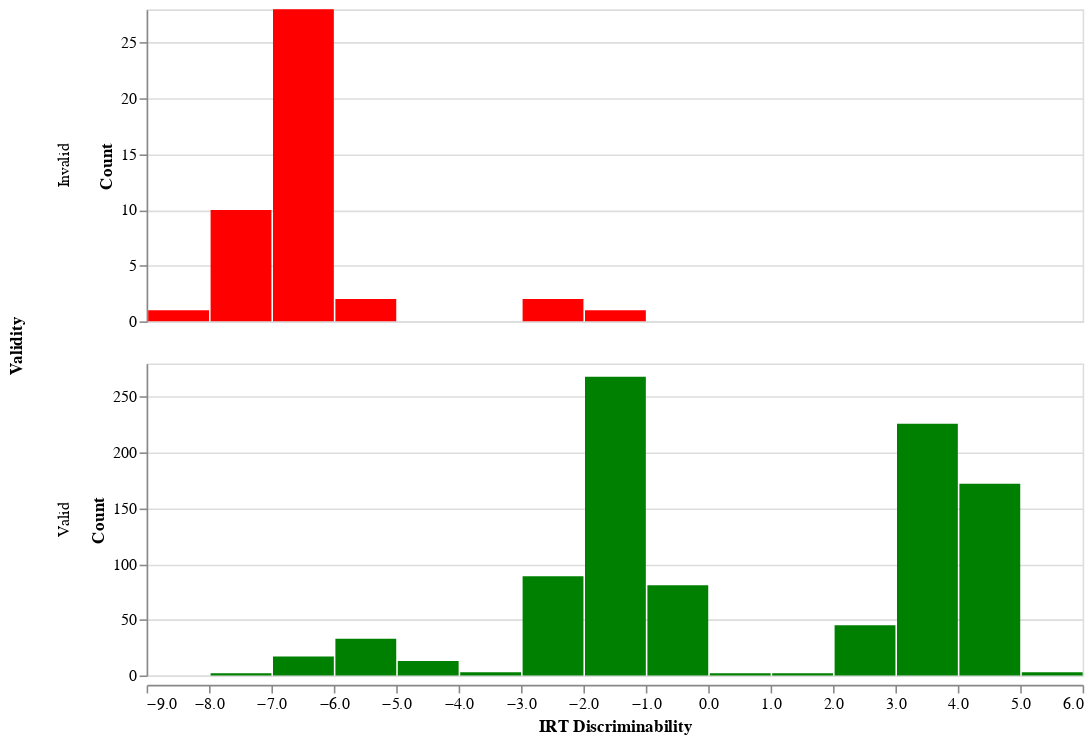

Notebook source saved alongside this figure:
### Code cell
import altair as alt

disc_chart = alt.Chart(item_df).mark_bar().encode(
    x=alt.X('irt_disc', title='IRT Discriminability').bin(maxbins=20),
    y=alt.Y('count()', title='Count'),
    color=alt.Color('validity', title='Validity', legend=None).scale(domain=['Valid', 'Invalid'], range=['green', 'red']),
    row=alt.Row('validity', title='Validity')
).resolve_scale(y='independent').properties(width=600, height=200)
disc_chart.save('/data/home/par/code/tutorial_content/auto_figs/validity_disc.pdf')
disc_chart

### Figure 1 — Vega-Lite specification as saved in the notebook (floating-point values rounded to 4 significant figures; data arrays with more than 128 entries replaced by an {"elided": "..."} marker saying what was removed)
{"config": {"view": {"continuousWidth": 300, "continuousHeight": 300}}, "data": {"name": "data-85e26ee1664957a7cb780ab46cec20f3"}, "mark": {"type": "bar"}, "encoding": {"color": {"field": "validity", "legend": null, "scale": {"domain": ["Valid", "Invalid"], "range": ["green", "red"]}, "title": "Validity", "type": "nominal"}, "row": {"field": "validity", "title": "Validity", "type": "nominal"}, "x": {"bin": {"maxbins": 20}, "field": "irt_disc", "title": "IRT Discriminability", "type": "quantitative"}, "y": {"aggregate": "count", "title": "Count", "type": "quantitative"}}, "height": 200, "resolve": {"scale": {"y": "independent"}}, "width": 600, "$schema": "https://vega.github.io/schema/vega-lite/v5.16.3.json", "datasets": {"data-85e26ee1664957a7cb780ab46cec20f3": {"elided": "1000 records"}}}
